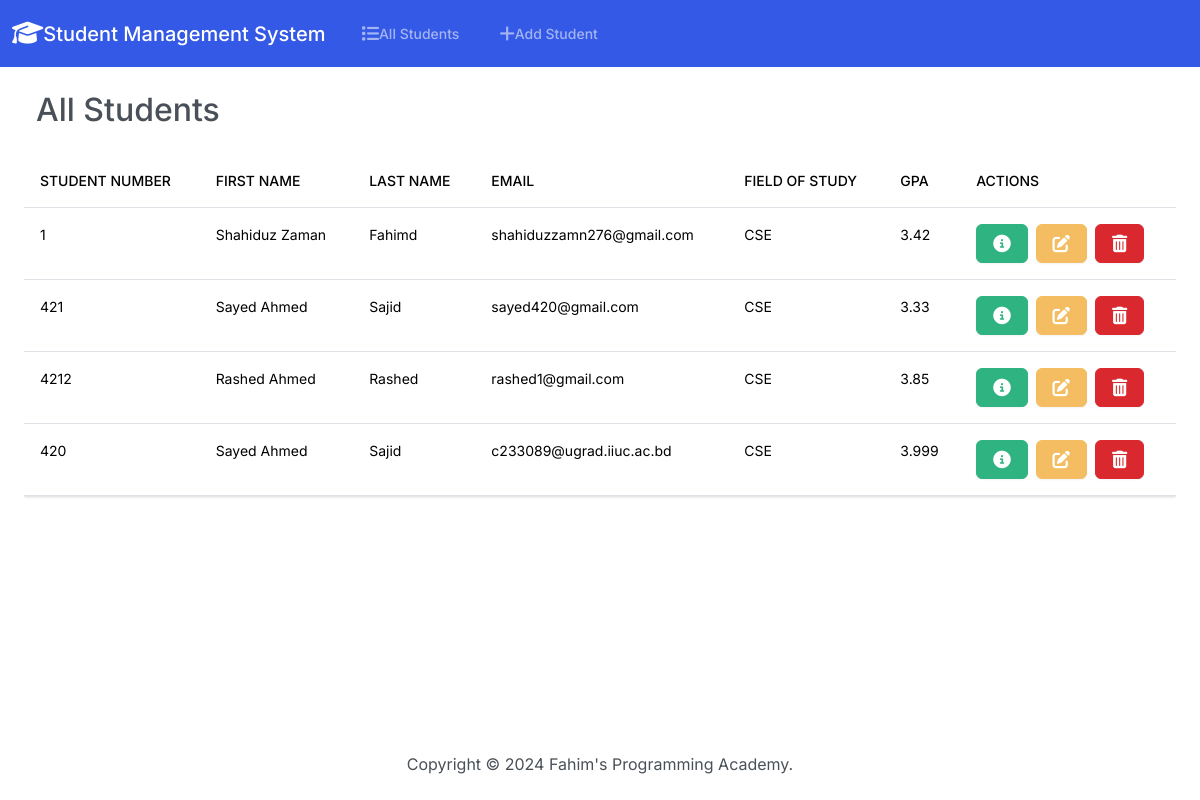
The page / on the database its author committed.
### students/models.py (models this page shows, shortened)
class Student(models.Model):
    student_number = models.PositiveIntegerField()
    first_name = models.CharField(max_length=50)
    last_name  = models.CharField(max_length=50)
    email = models.EmailField(max_length=100)
    field_of_study = models.CharField(max_length=50)
    gpa = models.FloatField()

### students/views.py (the view)
# urls.py: path('', views.index, name='index'),
def index(request):
    return render(request, 'students/index.html',{
        'students': Student.objects.all()
    })

### students/templates/students/index.html (shortened to what this page needs)
{% extends "students/base.html" %}
{% block body %}
{% load static %}
<h2 class="m-4">All Students</h2>
<div class="container-fluid">
  <div class="row">
    <div class="col-12">
      {% if students %}
      <div class="table-responsive">
        <table class="table table-hover">
          <thead>
            <tr>
              <th scope="col">Student Number</th>
              <th scope="col">First Name</th>
              <th scope="col">Last Name</th>
              <th scope="col">Email</th>
              <th scope="col">Field of Study</th>
              <th scope="col">GPA</th>
              <th scope="col">Actions</th>
            </tr>
          </thead>
          <tbody>
            {% for student in students %}
            <tr>
              <td>{{ student.student_number }}</td>
              <td>{{ student.first_name }}</td>
              <td>{{ student.last_name }}</td>
              <td>{{ student.email }}</td>
              <td>{{ student.field_of_study }}</td>
              <td>{{ student.gpa }}</td>
              <td>
                <button type="button" class="btn btn-success me-1" data-bs-toggle="modal" data-bs-target="#myModal{{student.id}}">
                </button>
                <a class="btn btn-warning me-1" href="{% url 'edit' student.id %}">
                </a>
                <button type="button" class="btn btn-danger" data-bs-toggle="modal" data-bs-target="#delete{{student.id}}">
                </button>
              </td>
            </tr>
            {% endfor %}
          </tbody>
        </table>
      </div>
      {% else %}
      <h5 class="alert alert-primary ms-4 me-4">No Student Records</h5>
      {% endif %}
    </div>
  </div>
</div>
{% endblock %}

### students/templates/students/base.html (shortened to what this page needs)
{% load static %}
<!DOCTYPE html>
<html lang="en">
  <head>
    <link rel="stylesheet" href="https://cdnjs.cloudflare.com/ajax/libs/font-awesome/6.1.1/css/all.min.css">
    <link href = "{% static 'css/bootstrap.min.css' %}" rel="stylesheet">
    <body class="d-flex flex-column min-vh-100">
     <nav class="navbar navbar-expand-lg bg-primary" data-bs-theme="dark">
  <div class="container-fluid">
    <a class="navbar-brand" href="{% url 'index' %}">
    <i class="fa-solid fa-graduation-cap fa-lg"></i>Student Management System</a>
    <div class="collapse navbar-collapse" id="navbarColor01">
      <ul class="navbar-nav me-auto">
        <li class="nav-item">
          <a class="nav-link" href="{% url 'index' %}">
          All Students
          </a>
        </li>
        <li class="nav-item">
          <a class="nav-link" href="{% url 'add' %}">
          Add Student
          </a>
        </li>
      </ul>
    </div>
  </div>
</nav>
 <div class="container-fluid">
    {% block body %}
    {% endblock %}
  </div>
  <footer class="mt-auto mb-4">
    <div class="text-center">
    <span>
      Copyright &copy; <script>document.write(new Date().getFullYear())</script> Fahim's Programming Academy.
    </span>
    </body>
  </head>
</html>

### rows shown on the page
Student: student_number "1", first_name "Shahiduz Zaman", last_name "Fahimd", email "shahiduzzamn276@gmail.com", field_of_study "CSE", gpa "3.42"
Student: student_number "421", first_name "Sayed Ahmed", last_name "Sajid", email "sayed420@gmail.com", field_of_study "CSE", gpa "3.33"
Student: student_number "4212", first_name "Rashed Ahmed", last_name "Rashed", email "rashed1@gmail.com", field_of_study "CSE", gpa "3.85"
Student: student_number "420", first_name "Sayed Ahmed", last_name "Sajid", email "c233089@ugrad.iiuc.ac.bd", field_of_study "CSE", gpa "3.999"
